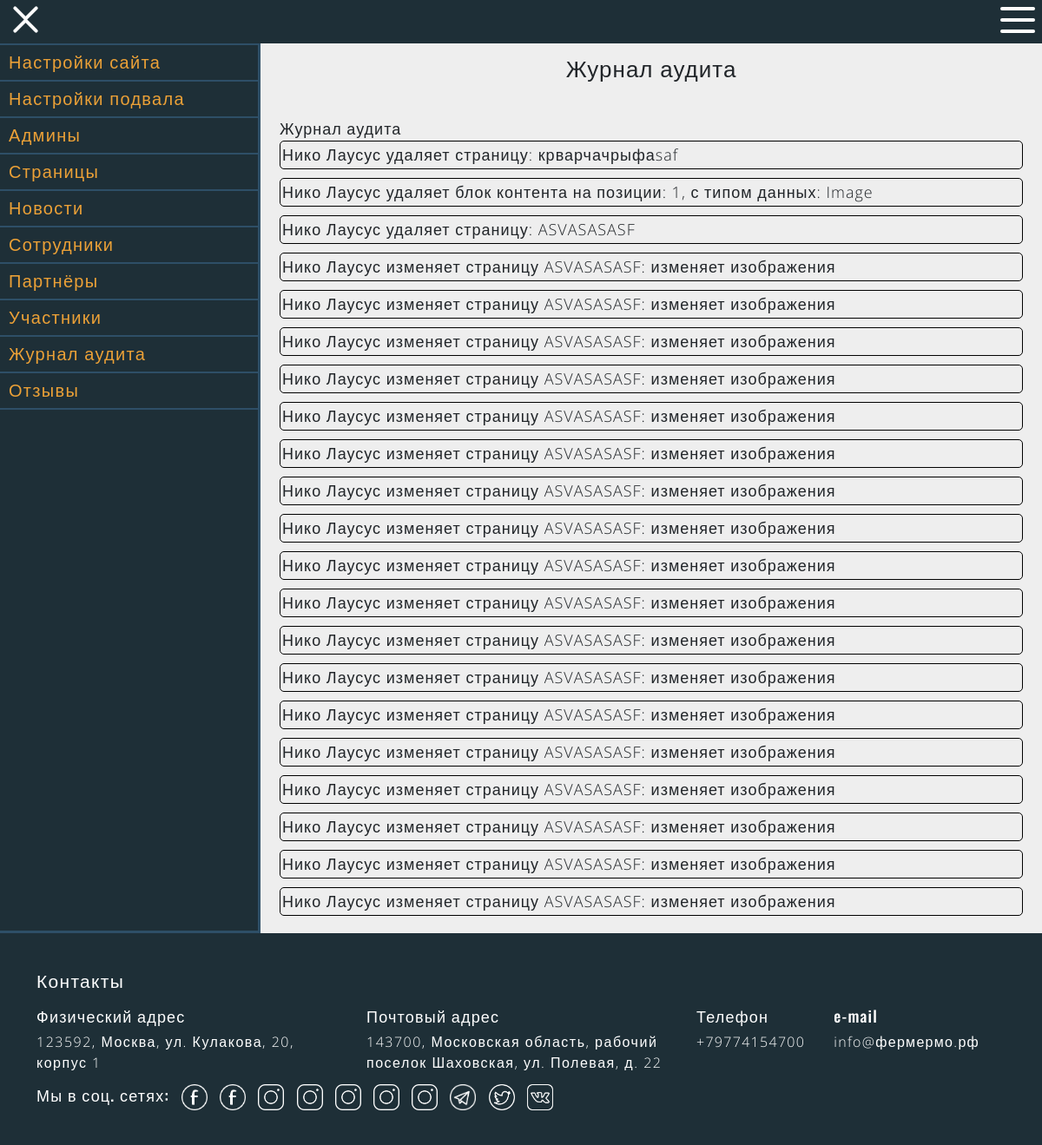
/admin-list-auditlog (signed in), run on the app's committed database.
### data/auditlog.py (models this page shows, shortened)
class AuditLog(SqlAlchemyBase, SerializerMixin):
    __tablename__ = 'auditlog'
    id = sqlalchemy.Column(sqlalchemy.Integer, primary_key=True, autoincrement=True)
    event = sqlalchemy.Column(sqlalchemy.String, nullable=True)
    user = sqlalchemy.Column(sqlalchemy.Integer, nullable=True)
    info = sqlalchemy.Column(sqlalchemy.String, nullable=True)
    created_date = sqlalchemy.Column(sqlalchemy.DateTime, default=datetime.now())

### run.py (the view)
@application.route("/admin-list-auditlog")
@login_required
def admin_auditlog():
    auditlogs = edit_auditlog({"admin_email": current_user.email, "action": "getlist"})
    return get_render_template('list/admin-list-auditlog.html', title='Журнал аудита', auditlogs=auditlogs)

### data/Inner/AuditlogInnerAPI.py (called while the page is built)
def edit_auditlog(args):
    if not all(args[key] is not None for key in ['admin_email', 'action']):
        return raise_error('Пропущены некоторые важные аргументы')
    admin, session = check_admin_status(args["admin_email"])
    if args['action'] == "get":
        content, session = find_by_id(args["id"], session)
        if type(content) == dict:
            session.close()
            return content
        session.close()
        return content.to_dict(only=('id', 'event', 'info', 'user', 'created_date'))
    elif args['action'] == 'getlist':
        auditlogs = session.query(AuditLog).order_by(AuditLog.created_date).all()[::-1]
        session.close()
        return [item.to_dict(only=('id', 'event', 'info', 'user', 'created_date')) for item in auditlogs]

### data/Inner/main_file.py (called while the page is built)
def check_admin_status(email, need_status=1):
    admin, session = check_admin(email)
    if admin.status < int(need_status):
        return raise_error("У вас недостаточно прав для этого", session), 1
    return admin, session

def check_admin(email):
    session = db_session.create_session()
    user = session.query(User).filter(User.email == email).first()
    if not user:
        return raise_error(f"Админ {email} не найден", session), 1
    return user, session

### data/db_session.py (called while the page is built)
def create_session() -> Session:
    global __factory
    return __factory()

### run.py (called while the page is built)
def get_render_template(template, **kwargs):
    return render_template(template, special_params=get_special_params(), **kwargs)

@login_manager.user_loader
def load_user(user_id):
    session = db_session.create_session()
    a = session.query(User).get(user_id)
    session.close()
    return a

def get_special_params():
    global load_new_footer_params, load_new_params, load_seo_params
    if load_new_footer_params:
        load_new_footer_params = False
        set_footer_params()
    if load_new_params:
        load_new_params = False
        set_other_params()
    if load_seo_params:
        load_seo_params = False
        set_seo_params()
    local_special_params = special_params.copy()
    local_special_params["is_admin"] = not current_user.is_anonymous
    return local_special_params

### templates/list/admin-list-auditlog.html
{% extends "admin-panel.html" %}
{% block adminblock %}
<p class="settings-title">{{title}}</p>
<div class="settings">
    <p>Журнал аудита</p>
    {% for auditlog in auditlogs %}
    <div class="settings-element">
        <p>{{auditlog['info']}}</p>
    </div>
    {% endfor %}
</div>
{% endblock %}

### static/css/style.css (style rules this page uses)
*, *::before, *::after { margin: 0; padding: 0; }
body { padding-top: 50px; min-height: 100vh; background: #f4f4f4; display: flex; flex-direction: column; }
p { font-family: 'Open Sans', sans-serif; font-weight: 300; }

### static/css/admin-panel.css (style rules this page uses)
.settings { padding: 10px; }
.settings p { overflow-wrap: break-word; word-wrap: break-word; -ms-word-break: break-all; word-break: break-all; word-break: break-word; -ms-hyphens: auto; -moz-hyphens: auto; -webkit-hyphens: auto; hyphens: auto; margin: 0; }
.settings-title { padding: 10px; width: 100%; text-align: center; font-size: 24px; }
.settings-element { display: flex; padding: 2px; border: 1px solid black; border-radius: 5px; margin-bottom: 10px; }
.settings-title { font-size: 26px; }

### data on the page
AuditLog: info "Нико Лаусус удаляет страницу: крварчачрыфаsaf"
AuditLog: info "Нико Лаусус удаляет блок контента на позиции: 1, с типом данных: Image"
AuditLog: info "Нико Лаусус удаляет страницу: ASVASASASF"
AuditLog: info "Нико Лаусус изменяет страницу ASVASASASF: изменяет изображения"
AuditLog: info "Нико Лаусус изменяет страницу ASVASASASF: изменяет изображения"
AuditLog: info "Нико Лаусус изменяет страницу ASVASASASF: изменяет изображения"
AuditLog: info "Нико Лаусус изменяет страницу ASVASASASF: изменяет изображения"
AuditLog: info "Нико Лаусус изменяет страницу ASVASASASF: изменяет изображения"
AuditLog: info "Нико Лаусус изменяет страницу ASVASASASF: изменяет изображения"
AuditLog: info "Нико Лаусус изменяет страницу ASVASASASF: изменяет изображения"
AuditLog: info "Нико Лаусус изменяет страницу ASVASASASF: изменяет изображения"
AuditLog: info "Нико Лаусус изменяет страницу ASVASASASF: изменяет изображения"
AuditLog: info "Нико Лаусус изменяет страницу ASVASASASF: изменяет изображения"
AuditLog: info "Нико Лаусус изменяет страницу ASVASASASF: изменяет изображения"
AuditLog: info "Нико Лаусус изменяет страницу ASVASASASF: изменяет изображения"
AuditLog: info "Нико Лаусус изменяет страницу ASVASASASF: изменяет изображения"
AuditLog: info "Нико Лаусус изменяет страницу ASVASASASF: изменяет изображения"
AuditLog: info "Нико Лаусус изменяет страницу ASVASASASF: изменяет изображения"
AuditLog: info "Нико Лаусус изменяет страницу ASVASASASF: изменяет изображения"
AuditLog: info "Нико Лаусус изменяет страницу ASVASASASF: изменяет изображения"
AuditLog: info "Нико Лаусус изменяет страницу ASVASASASF: изменяет изображения"

### other printed values
{{ title }} "Журнал аудита"
{{ special_params["address"][0]["place"] }} "123592, Москва, ул. Кулакова, 20, корпус 1"
{{ special_params["address"][1]["place"] }} "143700, Московская область, рабочий поселок Шаховская, ул. Полевая, д. 22"
{{ phone['number'] }} "+79774154700"
{{ email['email_address'] }} "info@фермермо.рф"
